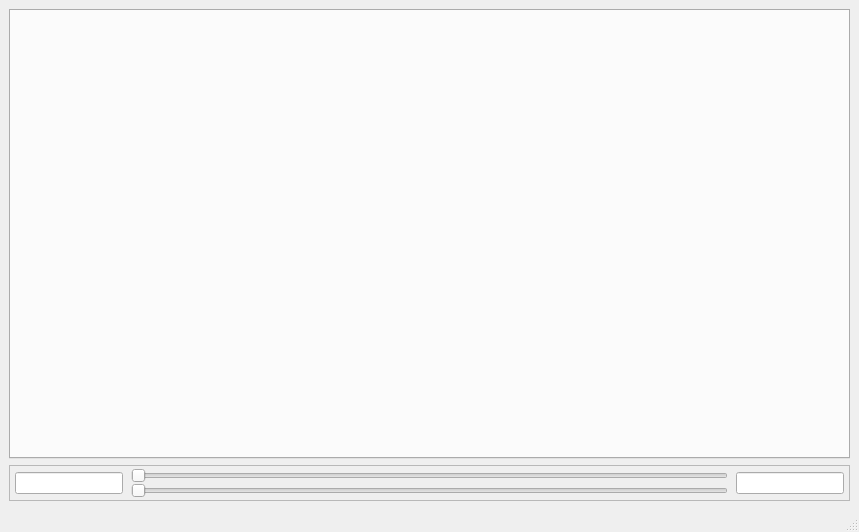
<?xml version="1.0" encoding="UTF-8"?>
<ui version="4.0">
 <class>MainWindow</class>
 <widget class="QMainWindow" name="MainWindow">
  <property name="geometry">
   <rect>
    <x>0</x>
    <y>0</y>
    <width>859</width>
    <height>532</height>
   </rect>
  </property>
  <property name="windowTitle">
   <string>Vortek - GUI</string>
  </property>
  <widget class="QWidget" name="centralwidget">
   <layout class="QGridLayout" name="gridLayout">
    <item row="0" column="0">
     <widget class="QStackedWidget" name="contextStackedWidget">
      <property name="sizePolicy">
       <sizepolicy hsizetype="Preferred" vsizetype="Preferred">
        <horstretch>0</horstretch>
        <verstretch>0</verstretch>
       </sizepolicy>
      </property>
      <property name="currentIndex">
       <number>0</number>
      </property>
      <widget class="QWidget" name="transferFunctionPage">
       <layout class="QVBoxLayout" name="verticalLayout">
        <property name="spacing">
         <number>-1</number>
        </property>
        <property name="leftMargin">
         <number>0</number>
        </property>
        <property name="topMargin">
         <number>0</number>
        </property>
        <property name="rightMargin">
         <number>0</number>
        </property>
        <property name="bottomMargin">
         <number>0</number>
        </property>
        <item>
         <widget class="QStackedWidget" name="transferFunctionStackedWidget">
          <property name="currentIndex">
           <number>1</number>
          </property>
          <widget class="QWidget" name="RGBATransferFunctionPage">
           <layout class="QHBoxLayout" name="horizontalLayout_4">
            <property name="leftMargin">
             <number>0</number>
            </property>
            <property name="topMargin">
             <number>0</number>
            </property>
            <property name="rightMargin">
             <number>0</number>
            </property>
            <property name="bottomMargin">
             <number>0</number>
            </property>
            <item>
             <widget class="QTabWidget" name="RGBATransferFunctionTabWidget">
              <property name="sizePolicy">
               <sizepolicy hsizetype="Preferred" vsizetype="Preferred">
                <horstretch>0</horstretch>
                <verstretch>0</verstretch>
               </sizepolicy>
              </property>
              <property name="baseSize">
               <size>
                <width>500</width>
                <height>300</height>
               </size>
              </property>
              <property name="toolTip">
               <string/>
              </property>
              <property name="currentIndex">
               <number>-1</number>
              </property>
             </widget>
            </item>
           </layout>
          </widget>
          <widget class="QWidget" name="HSVATransferFunctionPage">
           <layout class="QHBoxLayout" name="horizontalLayout">
            <property name="leftMargin">
             <number>0</number>
            </property>
            <property name="topMargin">
             <number>0</number>
            </property>
            <property name="rightMargin">
             <number>0</number>
            </property>
            <property name="bottomMargin">
             <number>0</number>
            </property>
            <item>
             <widget class="QTabWidget" name="HSVATransferFunctionTabWidget">
              <property name="sizePolicy">
               <sizepolicy hsizetype="Preferred" vsizetype="Preferred">
                <horstretch>0</horstretch>
                <verstretch>0</verstretch>
               </sizepolicy>
              </property>
              <property name="baseSize">
               <size>
                <width>500</width>
                <height>300</height>
               </size>
              </property>
              <property name="currentIndex">
               <number>-1</number>
              </property>
             </widget>
            </item>
           </layout>
          </widget>
         </widget>
        </item>
        <item>
         <widget class="QFrame" name="limitControlFrame">
          <property name="frameShape">
           <enum>QFrame::StyledPanel</enum>
          </property>
          <property name="frameShadow">
           <enum>QFrame::Raised</enum>
          </property>
          <layout class="QHBoxLayout" name="horizontalLayout_3">
           <property name="spacing">
            <number>8</number>
           </property>
           <property name="leftMargin">
            <number>5</number>
           </property>
           <property name="topMargin">
            <number>2</number>
           </property>
           <property name="rightMargin">
            <number>5</number>
           </property>
           <property name="bottomMargin">
            <number>2</number>
           </property>
           <item>
            <widget class="QLineEdit" name="lowerLimitLineEdit">
             <property name="sizePolicy">
              <sizepolicy hsizetype="Preferred" vsizetype="Fixed">
               <horstretch>0</horstretch>
               <verstretch>0</verstretch>
              </sizepolicy>
             </property>
            </widget>
           </item>
           <item>
            <widget class="QFrame" name="limitControlSliderFrame">
             <property name="frameShape">
              <enum>QFrame::NoFrame</enum>
             </property>
             <property name="frameShadow">
              <enum>QFrame::Raised</enum>
             </property>
             <layout class="QVBoxLayout" name="verticalLayout_3">
              <property name="spacing">
               <number>0</number>
              </property>
              <property name="leftMargin">
               <number>0</number>
              </property>
              <property name="topMargin">
               <number>0</number>
              </property>
              <property name="rightMargin">
               <number>0</number>
              </property>
              <property name="bottomMargin">
               <number>0</number>
              </property>
              <item>
               <widget class="QSlider" name="lowerLimitSlider">
                <property name="minimumSize">
                 <size>
                  <width>0</width>
                  <height>0</height>
                 </size>
                </property>
                <property name="baseSize">
                 <size>
                  <width>0</width>
                  <height>0</height>
                 </size>
                </property>
                <property name="orientation">
                 <enum>Qt::Horizontal</enum>
                </property>
               </widget>
              </item>
              <item>
               <widget class="QSlider" name="upperLimitSlider">
                <property name="orientation">
                 <enum>Qt::Horizontal</enum>
                </property>
                <property name="invertedAppearance">
                 <bool>false</bool>
                </property>
                <property name="invertedControls">
                 <bool>false</bool>
                </property>
               </widget>
              </item>
             </layout>
            </widget>
           </item>
           <item>
            <widget class="QLineEdit" name="upperLimitLineEdit">
             <property name="sizePolicy">
              <sizepolicy hsizetype="Preferred" vsizetype="Fixed">
               <horstretch>0</horstretch>
               <verstretch>0</verstretch>
              </sizepolicy>
             </property>
            </widget>
           </item>
          </layout>
          <zorder>limitControlSliderFrame</zorder>
          <zorder>lowerLimitLineEdit</zorder>
          <zorder>upperLimitLineEdit</zorder>
         </widget>
        </item>
       </layout>
      </widget>
      <widget class="QWidget" name="page_2">
       <layout class="QHBoxLayout" name="horizontalLayout_2"/>
      </widget>
     </widget>
    </item>
   </layout>
  </widget>
  <widget class="QMenuBar" name="menubar">
   <property name="geometry">
    <rect>
     <x>0</x>
     <y>0</y>
     <width>859</width>
     <height>22</height>
    </rect>
   </property>
   <property name="defaultUp">
    <bool>false</bool>
   </property>
  </widget>
  <widget class="QStatusBar" name="statusbar"/>
  <action name="actionLoad_Bifrost_field">
   <property name="text">
    <string>Load Bifrost field</string>
   </property>
  </action>
 </widget>
 <resources/>
 <connections/>
</ui>
